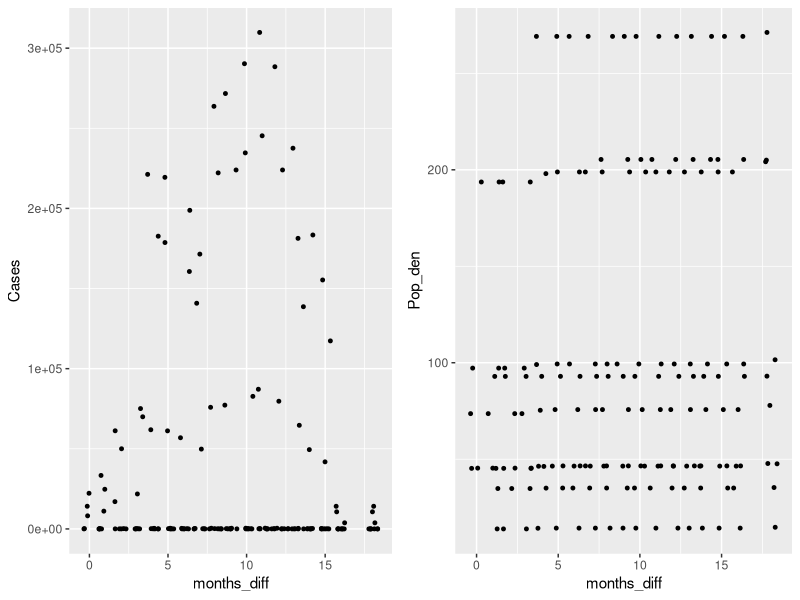
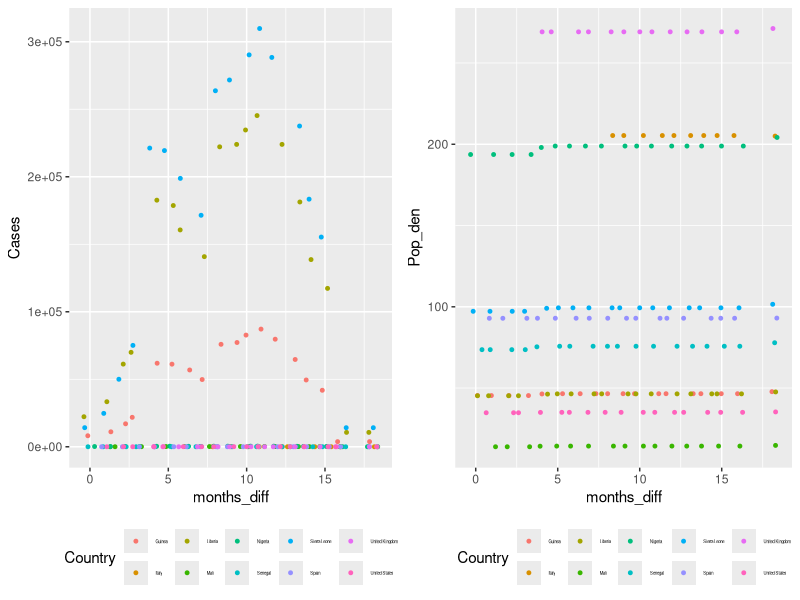

The R source for these figures, in order:
## ---- chunk 1
knitr::opts_chunk$set(echo = TRUE)
## ---- chunk 2
data <- read.csv(file = 'ebola_population_aggregate.csv')
head(data)
## ---- chunk 3
str(data)
## ---- chunk 4
table(data$Country)
## ---- chunk 5
library("ggplot2")
#install.packages("gridExtra") 
library("gridExtra")

pa<-ggplot(data,aes(x=months_diff,y=Cases))+geom_point(size=1, position = "jitter")
qa <- ggplot(data,aes(x=months_diff,y=Pop_den))+geom_point(size=1, position = "jitter")
grid.arrange(pa,qa,ncol=2)
## ---- chunk 6
p<-ggplot(data,aes(x=months_diff,y=Cases,col=Country))+geom_point(size=1,position = "jitter")+theme(legend.position="bottom", legend.text = element_text(size=3))
q <- ggplot(data,aes(x=months_diff,y=Pop_den,col=Country))+geom_point(size=1,position = "jitter")+theme(legend.position="bottom", legend.text = element_text(size=3))
grid.arrange(p,q,ncol=2)

